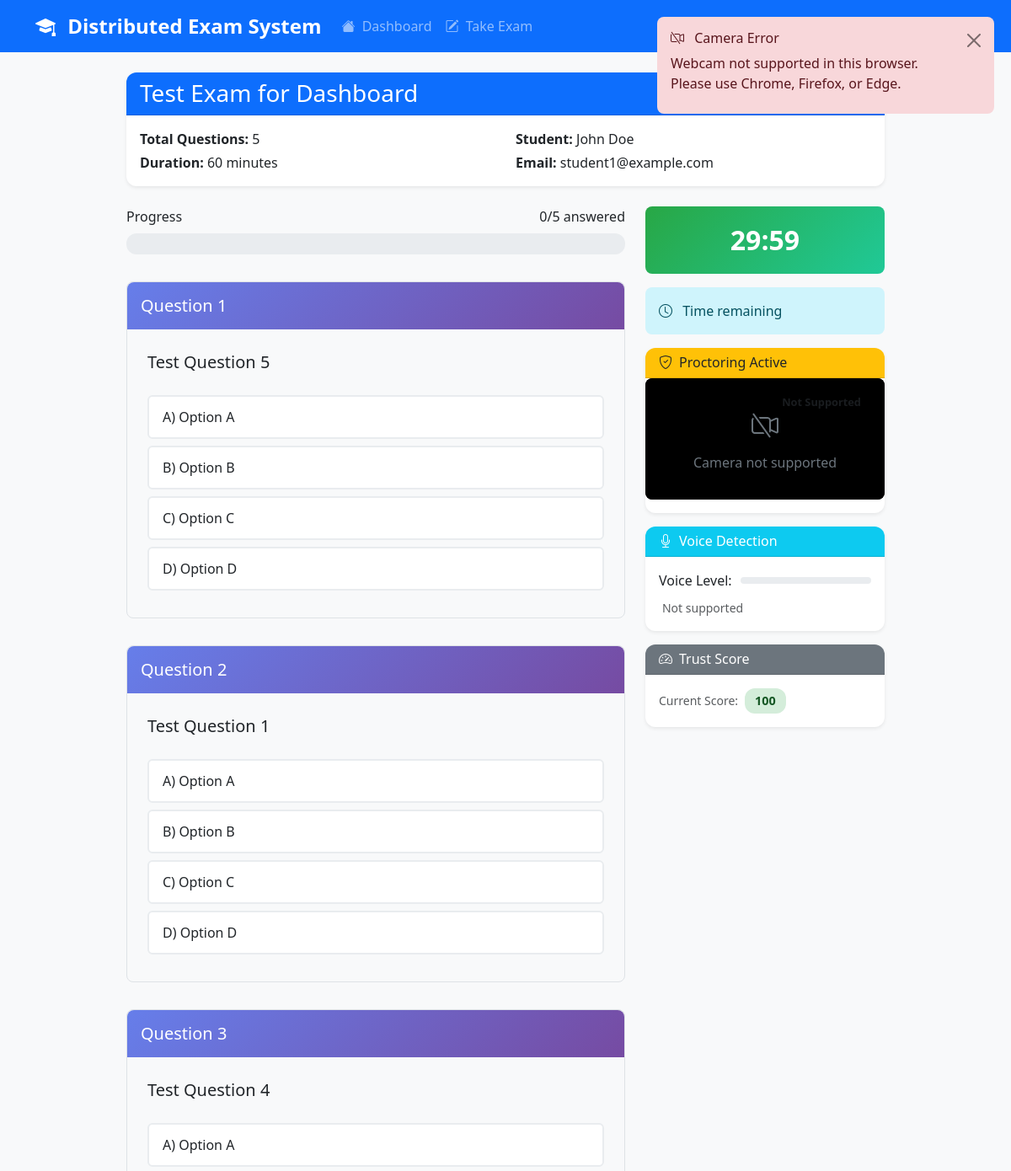
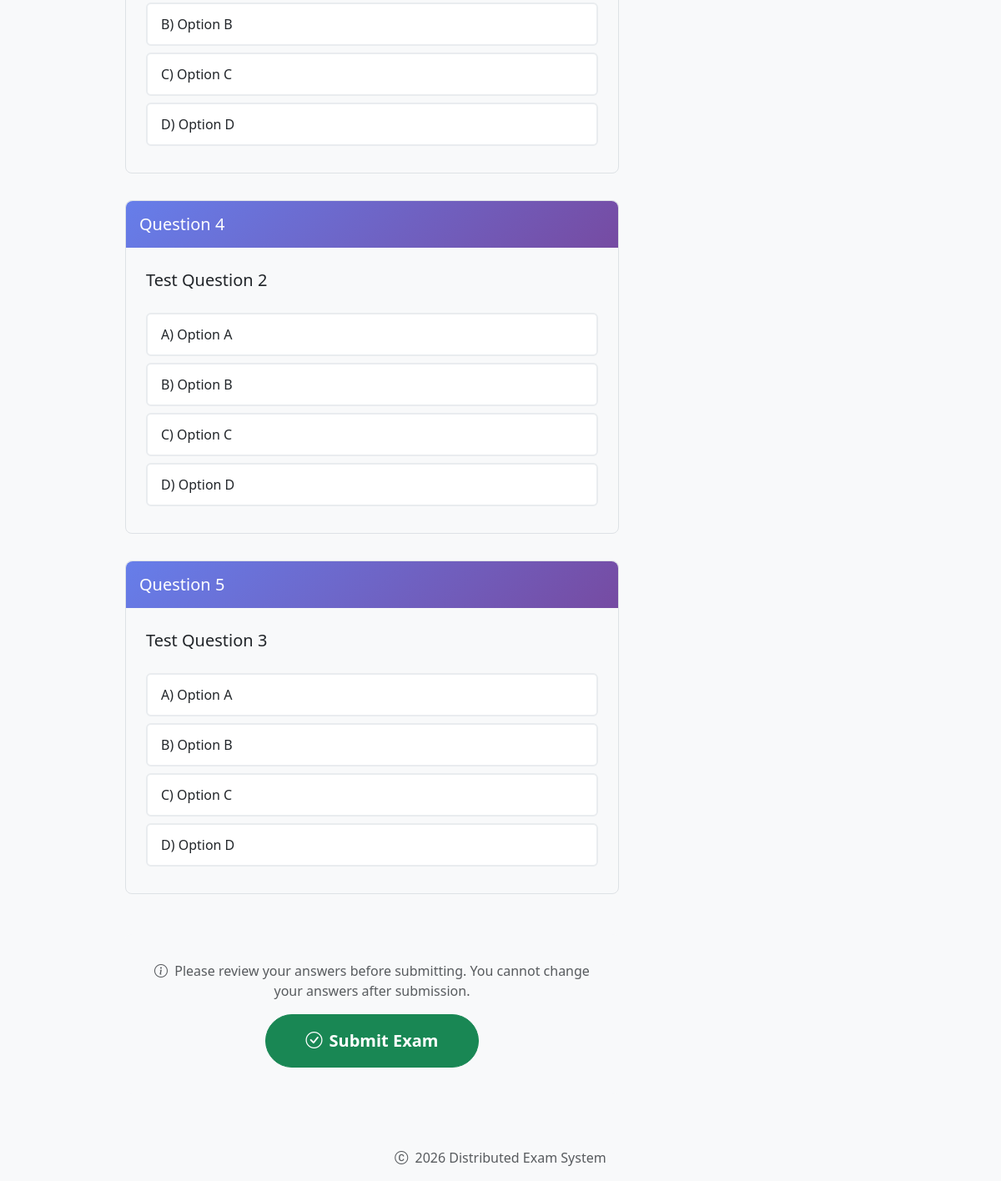
The app's page /exam/2 (signed in) with its own data (2 pictures, top to bottom).
### app/models.py (models this page shows, shortened)
class Exam(db.Model):
    __tablename__ = 'exams'
    id = db.Column(db.Integer, primary_key=True)
    title = db.Column(db.String(200), nullable=False)
    duration = db.Column(db.Integer, nullable=False)  # Duration in minutes
    created_at = db.Column(db.DateTime, default=datetime.utcnow)
    is_active = db.Column(db.Boolean, default=True)
    questions = db.relationship('Question', backref='exam', lazy=True, cascade='all, delete-orphan')
    responses = db.relationship('Response', backref='exam', lazy=True)

class User(UserMixin, db.Model):
    __tablename__ = 'users'
    id = db.Column(db.Integer, primary_key=True)
    name = db.Column(db.String(100), nullable=False)
    email = db.Column(db.String(120), unique=True, nullable=False)
    password = db.Column(db.String(255), nullable=False)
    role = db.Column(db.String(20), nullable=False, default='student')  # 'student' or 'admin'
    created_at = db.Column(db.DateTime, default=datetime.utcnow)
    responses = db.relationship('Response', backref='user', lazy=True)
    def is_admin(self):
        return self.role == 'admin'

class Question(db.Model):
    __tablename__ = 'questions'
    id = db.Column(db.Integer, primary_key=True)
    exam_id = db.Column(db.Integer, db.ForeignKey('exams.id'), nullable=False)
    text = db.Column(db.Text, nullable=False)
    option1 = db.Column(db.Text, nullable=False)
    option2 = db.Column(db.Text, nullable=False)
    option3 = db.Column(db.Text, nullable=False)
    option4 = db.Column(db.Text, nullable=False)
    correct_answer = db.Column(db.String(1), nullable=False)  # 'A', 'B', 'C', or 'D'
    difficulty = db.Column(db.Integer, default=2)  # 1=Easy, 2=Medium, 3=Hard
    created_at = db.Column(db.DateTime, default=datetime.utcnow)

### app/routes.py (the view)
@main_bp.route('/exam/<int:exam_id>', methods=['GET'])
@csrf.exempt
@login_required
def take_exam(exam_id):
    if current_user.is_admin():
        flash('Admins cannot take exams.', 'error')
        return redirect(url_for('main.dashboard'))
    exam = Exam.query.get_or_404(exam_id)
    existing_response = Response.query.filter_by(
        user_id=current_user.id,
        exam_id=exam_id
    ).first()
    if existing_response:
        flash('You have already taken this exam.', 'warning')
        return redirect(url_for('main.results', response_id=existing_response.id))
    questions = exam.questions[:]
    random.shuffle(questions)
    enable_proctoring = exam.enable_proctoring if hasattr(exam, 'enable_proctoring') else True
    if not exam:
        flash('Exam not found.', 'error')
        return redirect(url_for('main.exams'))
    if not exam.questions:
        flash('Exam has no questions available.', 'error')
        return redirect(url_for('main.exams'))
    try:
        session_data = ExamService.start_exam_session(current_user.id, exam_id)
        token = AntiCheatService.generate_exam_token(current_user.id, exam_id)
        session_data['token'] = token
        return render_template('exam.html',
                             exam=exam,
                             questions=questions,
                             duration=session_data['duration'],
                             token=token,
                             started_at=session_data['started_at'],
                             enable_proctoring=enable_proctoring,
                             response_id=session_data.get('response_id'),
                             current_time=datetime.now())
    except ValueError as e:
        print("ERROR (ValueError):", e)
        flash(str(e), 'error')
        return redirect(url_for('main.exams'))
    except Exception as e:
        print("ERROR (Exception):", e)
        flash(f'Error starting exam: {str(e)}', 'error')
        return redirect(url_for('main.exams'))

### app/routes.py (called while the page is built)
@login_manager.user_loader
def load_user(user_id):
    return User.query.get(int(user_id))

### app/services.py (called while the page is built, shortened)
    @staticmethod
    def get_exam_with_questions(exam_id):
        exam = Exam.query.get(exam_id)
        if not exam:
            return None
        questions = Question.query.filter_by(exam_id=exam_id).all()
        return exam, questions

    @staticmethod
    def get_randomized_questions(exam_id):
        exam, questions = ExamService.get_exam_with_questions(exam_id)
        if not exam:
            return None, None
        if not questions:
            return exam, []
        random.shuffle(questions)
        return exam, questions

    @staticmethod
    def start_exam_session(user_id, exam_id):
        exam, questions = ExamService.get_randomized_questions(exam_id)
        if not exam:
            raise ValueError("Exam not found")
        session_key = f"{user_id}_{exam_id}"
        if session_key in exam_sessions:
            return exam_sessions[session_key]

    @staticmethod
    def generate_exam_token(user_id, exam_id):
        import hashlib
        import time
        token_data = f"{user_id}_{exam_id}_{int(time.time())}"
        return hashlib.sha256(token_data.encode()).hexdigest()

### app/templates/exam.html (shortened to what this page needs)
{% extends "base.html" %}
{% block content %}
<div class="exam-container">
    <div class="card mb-4">
        <div class="card-header bg-primary text-white">
            <h3 class="mb-0">{{ exam.title }}</h3>
        </div>
        <div class="card-body">
            <div class="row">
                <div class="col-md-6">
                    <p class="mb-1"><strong>Total Questions:</strong> {{ questions|length }}</p>
                    <p class="mb-0"><strong>Duration:</strong> {{ exam.duration }} minutes</p>
                </div>
                <div class="col-md-6">
                    <p class="mb-1"><strong>Student:</strong> {{ current_user.name }}</p>
                    <p class="mb-0"><strong>Email:</strong> {{ current_user.email }}</p>
                </div>
            </div>
        </div>
    </div>
    <div class="row">
        <div class="col-lg-8">
            <div class="progress-container">
                <div class="d-flex justify-content-between mb-2">
                    <span>Progress</span>
                    <span id="progressText">0/{{ questions|length }} answered</span>
                </div>
                <div class="progress">
                </div>
            </div>
            <form method="POST" action="{{ url_for('main.submit_exam') }}" id="examForm" onsubmit="return handleSubmit(event)">
                {% for question in questions %}
                <div class="question-card">
                    <div class="question-header">
                        <h5 class="mb-0">Question {{ loop.index }}</h5>
                    </div>
                    <div class="question-body">
                        <p class="lead mb-4">{{ question.text }}</p>
                        <div class="options">
                            <label class="option-label">
                                <span class="option-text">A) {{ question.option1 }}</span>
                            </label>
                            <label class="option-label">
                                <span class="option-text">B) {{ question.option2 }}</span>
                            </label>
                            <label class="option-label">
                                <span class="option-text">C) {{ question.option3 }}</span>
                            </label>
                            <label class="option-label">
                                <span class="option-text">D) {{ question.option4 }}</span>
                            </label>
                        </div>
                    </div>
                </div>
                {% endfor %}
                <div class="submit-section">
                    <p class="mb-3 text-muted">
                        <i class="bi bi-info-circle me-1"></i>
                        Please review your answers before submitting. You cannot change your answers after submission.
                    </p>
                    <button type="submit" class="btn btn-success submit-btn" id="submitBtn">
                        <i class="bi bi-check-circle me-2"></i>Submit Exam
                    </button>
                </div>
            </form>
        </div>
        <div class="col-lg-4">
            {% if enable_proctoring %}
            <div class="timer-container">
                <div class="timer-display timer-normal" id="timer">
                </div>
                <div class="alert alert-info">
                    <i class="bi bi-clock me-2"></i>
                    Time remaining
                </div>
            </div>
            <div class="card">
                <div class="card-header bg-warning text-dark">
                    <h6 class="mb-0">
                        <i class="bi bi-shield-check me-2"></i>Proctoring Active
                    </h6>
                </div>
                <div class="card-body p-0">
                    <div class="webcam-container" id="webcamContainer">
                        <div id="webcamPlaceholder" class="webcam-placeholder">
                            <i class="bi bi-camera-video-off" style="font-size: 2rem;"></i>
                            <p class="placeholder-text mb-0 mt-2">Initializing camera...</p>
                        </div>
                        <div class="webcam-overlay">
                            <div id="webcamStatus" class="webcam-status">
                            </div>
                        </div>
                    </div>
                </div>
            </div>
            <div class="card mt-3">
                <div class="card-header bg-info text-white">
                    <h6 class="mb-0">
                        <i class="bi bi-mic me-2"></i>Voice Detection
                    </h6>
                </div>
                <div class="card-body">
                    <div class="voice-level-container">
                        <span>Voice Level:</span>
                        <div class="voice-level-bar-container">
                        </div>
                    </div>
                    <div class="mt-2">
                        <small class="text-muted" id="voiceStatus">Monitoring...</small>
                    </div>
                </div>
            </div>
            <div class="card mt-3">
                <div class="card-header bg-secondary text-white">
                    <h6 class="mb-0">
                        <i class="bi bi-speedometer2 me-2"></i>Trust Score
                    </h6>
                </div>
                <div class="card-body">
                    <div class="trust-score-display">
                        <small class="text-muted">Current Score:</small>
                        <span id="trustScoreDisplay" class="trust-score-badge trust-excellent">100</span>
                    </div>
                </div>
            </div>
            {% endif %}
        </div>
    </div>
</div>
{% endblock %}

### app/static/css/style.css (style rules this page uses)
body { font-family: 'Segoe UI', Tahoma, Geneva, Verdana, sans-serif; background-color: #f8f9fa; }
.card { border: none; border-radius: 0.75rem; box-shadow: 0 0.125rem 0.25rem rgba(0, 0, 0, 0.075); transition: box-shadow 0.15s ease-in-out; }
.card-header { border-bottom: 1px solid rgba(0, 0, 0, 0.125); border-radius: 0.75rem 0.75rem 0 0 !important; }
.btn { border-radius: 0.5rem; font-weight: 500; transition: all 0.2s ease-in-out; }
.alert { border: none; border-radius: 0.5rem; }
.progress { border-radius: 0.5rem; overflow: hidden; }
.exam-container { max-width: 800px; margin: 0 auto; }
.question-card { margin-bottom: 2rem; border-left: 4px solid #0d6efd; transition: all 0.3s ease; }
.option-label { cursor: pointer; padding: 1rem; border: 2px solid #e9ecef; border-radius: 0.5rem; display: block; margin-bottom: 0.5rem; transition: all 0.2s ease; background-color: white; }

### app/templates/exam.html (style rules this page uses)
.exam-container { max-width: 900px; margin: 0 auto; }
.question-card { margin-bottom: 2rem; border: 1px solid #dee2e6; border-radius: 0.5rem; transition: all 0.3s ease; }
.question-header { background: linear-gradient(135deg, #667eea 0%, #764ba2 100%); color: white; padding: 1rem; border-radius: 0.5rem 0.5rem 0 0; }
.question-body { padding: 1.5rem; }
.option-label { display: block; padding: 0.75rem 1rem; margin-bottom: 0.5rem; border: 2px solid #e9ecef; border-radius: 0.375rem; cursor: pointer; transition: all 0.2s ease; }
.timer-container { position: sticky; top: 20px; z-index: 100; }
.timer-display { font-size: 2rem; font-weight: bold; padding: 1rem; border-radius: 0.5rem; text-align: center; margin-bottom: 1rem; }
.timer-normal { background: linear-gradient(135deg, #28a745, #20c997); color: white; }
.progress-container { margin-bottom: 2rem; }
.progress { height: 25px; border-radius: 12px; overflow: visible; }
.submit-section { margin-top: 3rem; padding: 2rem; background: #f8f9fa; border-radius: 0.5rem; text-align: center; }
.submit-btn { padding: 1rem 3rem; font-size: 1.25rem; font-weight: bold; border-radius: 50px; transition: all 0.3s ease; }
.webcam-container { position: relative; background-color: #000; border-radius: 0.5rem; overflow: hidden; margin-bottom: 1rem; }
.webcam-overlay { position: absolute; top: 10px; right: 10px; background: rgba(0, 0, 0, 0.7); color: white; padding: 5px 10px; border-radius: 15px; font-size: 0.8rem; display: flex; align-items: center; gap: 5px; }
.webcam-status { display: flex; align-items: center; gap: 5px; }
.voice-level-container { display: flex; align-items: center; gap: 10px; width: 100%; }
.voice-level-bar-container { flex: 1; height: 8px; background: #e9ecef; border-radius: 4px; overflow: hidden; }
.trust-score-display { display: flex; align-items: center; gap: 8px; }
.trust-score-badge { font-size: 0.9rem; padding: 4px 12px; border-radius: 12px; font-weight: bold; }
.trust-excellent { background-color: #d4edda; color: #155724; }
.webcam-placeholder { padding: 2rem; text-align: center; color: #6c757d; background-color: #000; border-radius: 8px; }
.webcam-status { font-size: 0.8rem; font-weight: 600; display: flex; align-items: center; background: rgba(0, 0, 0, 0.7); color: white; padding: 4px 8px; border-radius: 12px; }
.webcam-overlay { position: absolute; top: 10px; right: 10px; z-index: 10; }

### records on screen
Exam: title "Test Exam for Dashboard", duration "60"
User: name "John Doe", email "student1@example.com"
Question: text "Test Question 5", option1 "Option A", option2 "Option B", option3 "Option C", option4 "Option D"
Question: text "Test Question 1", option1 "Option A", option2 "Option B", option3 "Option C", option4 "Option D"
Question: text "Test Question 4", option1 "Option A", option2 "Option B", option3 "Option C", option4 "Option D"
Question: text "Test Question 2", option1 "Option A", option2 "Option B", option3 "Option C", option4 "Option D"
Question: text "Test Question 3", option1 "Option A", option2 "Option B", option3 "Option C", option4 "Option D"

### other values on screen
{{ questions|length }} "5"
